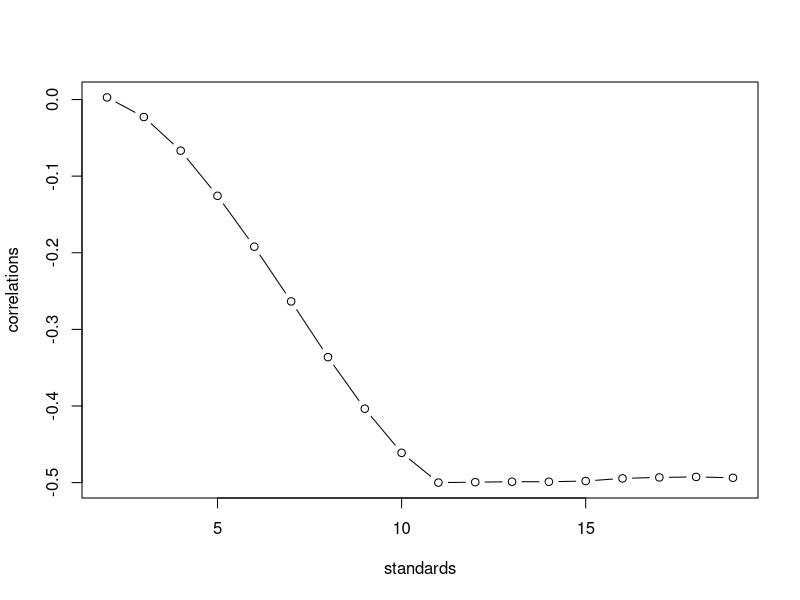
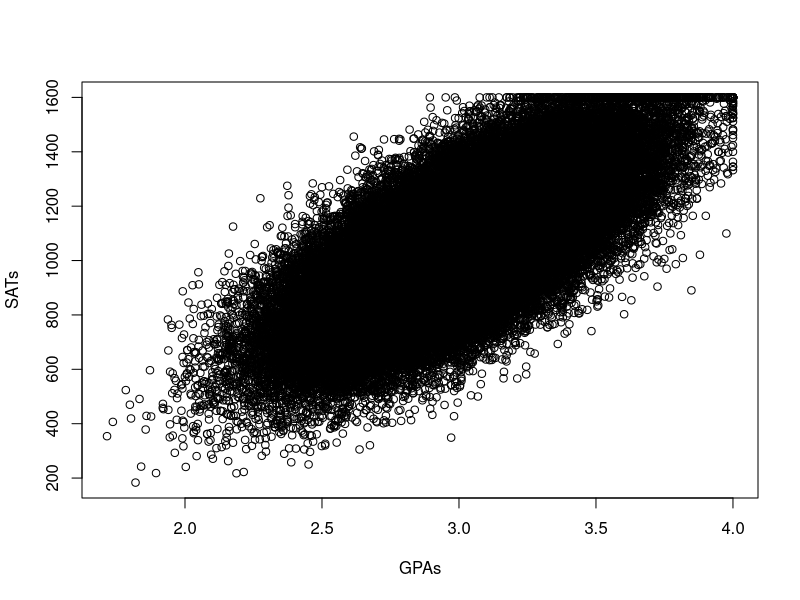

Reproduce these figures in R, in order.
## ---- chunk 1
#Build the population
pop.size <- 100000

#The ceiling function rounds up. Taking a uniform from 0 to 10 and rounding up will give us an integer from 1 to 10
attractiveness <- ceiling(runif(pop.size,0,10))
personality <- ceiling(runif(pop.size,0,10))
dating.population <- data.frame(attractiveness,personality)
## ---- chunk 2

cor(dating.population$attractiveness, dating.population$personality)

## ---- chunk 3

subset_swipe <- subset(dating.population, attractiveness + personality >= 10)
cor(subset_swipe$attractiveness, subset_swipe$personality)

## ---- chunk 4

standards <- 2:19
correlations <- sapply(standards, function(s) {
  subset_data <- subset(dating.population, attractiveness + personality >= s)
  cor(subset_data$attractiveness, subset_data$personality)
})
plot(standards, correlations, type = "b")


## ---- chunk 5

fan_ratings <- rbinom(1000, 5, 0.9)
general_ratings <- rbinom(1000, 5, 0.5)
avg_rating <- 0.9 * mean(fan_ratings) + 0.1 * mean(general_ratings)


## ---- chunk 6

avg_rating_after_award <- 0.2 * mean(fan_ratings) + 0.8 * mean(general_ratings)

## ---- chunk 7
# Build a population of high school seniors applying for college. 
pop.size <- 100000
GPAs <- rnorm(pop.size, 3,.3)
GPAs <- pmin(GPAs, 4)
GPAS <- pmax(GPAs,0)
SATs <- 1050+500*(GPAs-3)+rnorm(pop.size,0,150)
SATs <- pmin(SATs,1600)
SATs <- pmax(SATs,0)
seniors <- data.frame(GPAs, SATs)
plot(GPAs,SATs)
## ---- chunk 8

cor(seniors$GPAs, seniors$SATs)

## ---- chunk 9
#Create a vector called zGPAs where you standardize the GPA scores into z-scores

zGPAs <- (seniors$GPAs - mean(seniors$GPAs)) / sd(seniors$GPAs)


#Create another vector called zSATs where you standardize the SAT scores into z-scores

zSATs <- (seniors$SATs - mean(seniors$SATs)) / sd(seniors$SATs)

## ---- chunk 10
# Create a subset of the population who are accepted to MSU and not accepted to ESU. This represents the freshman class of 2027.

MSU_students <- subset(seniors, (zGPAs + zSATs) / 2 >= 0 & (zGPAs + zSATs) / 2 < 1)

## ---- chunk 11

cor(MSU_students$GPAs, MSU_students$SATs)

## ---- chunk 12
#Your code / calculations go here

prob_hospital_vaccinated <- 0.005
prob_hospital_unvaccinated <- 0.1
proportion_vaccinated <- 0.05

total_hospitalized <- prob_hospital_vaccinated * proportion_vaccinated + prob_hospital_unvaccinated * (1 - proportion_vaccinated)
proportion_hospitalized_vaccinated <- (prob_hospital_vaccinated * proportion_vaccinated) / total_hospitalized

proportion_hospitalized_vaccinated

## ---- chunk 13
#Your code / calculations go here

proportion_vaccinated <- 0.25

total_hospitalized <- prob_hospital_vaccinated * proportion_vaccinated + prob_hospital_unvaccinated * (1 - proportion_vaccinated)
proportion_hospitalized_vaccinated <- (prob_hospital_vaccinated * proportion_vaccinated) / total_hospitalized

proportion_hospitalized_vaccinated


## ---- chunk 14
#Your code / calculations go here

proportion_vaccinated <- 0.90

total_hospitalized <- prob_hospital_vaccinated * proportion_vaccinated + prob_hospital_unvaccinated * (1 - proportion_vaccinated)
proportion_hospitalized_vaccinated <- (prob_hospital_vaccinated * proportion_vaccinated) / total_hospitalized

proportion_hospitalized_vaccinated

